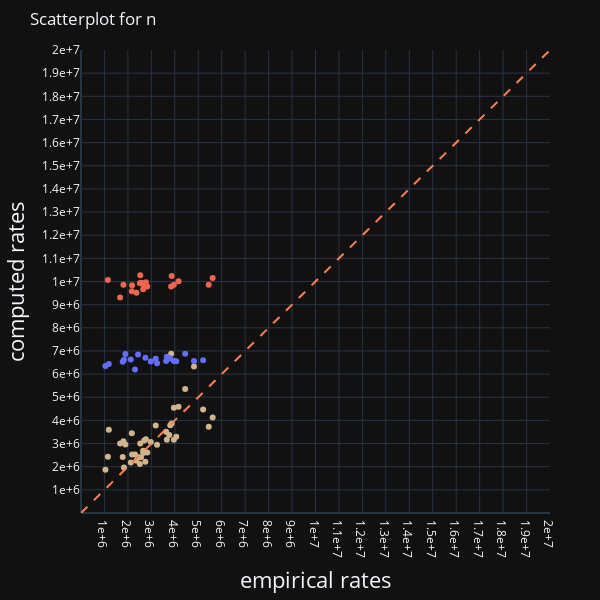
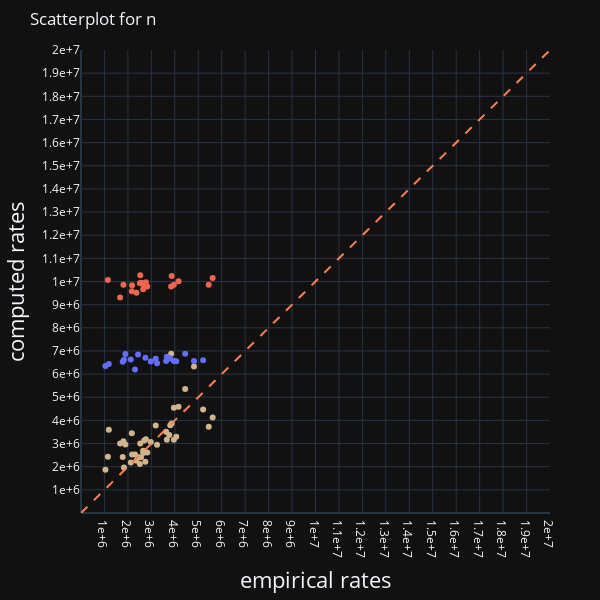

Write notebook code for charts like these, in order.
### Code cell
valplot23(datanew,'n')

# Data Thief to steal data from plots
